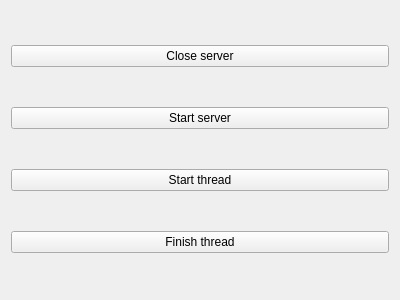
<?xml version="1.0" encoding="UTF-8"?>
<ui version="4.0">
 <class>Form</class>
 <widget class="QWidget" name="Form">
  <property name="geometry">
   <rect>
    <x>0</x>
    <y>0</y>
    <width>400</width>
    <height>300</height>
   </rect>
  </property>
  <property name="windowTitle">
   <string>Form</string>
  </property>
  <layout class="QVBoxLayout" name="verticalLayout">
   <item>
    <widget class="QPushButton" name="server_close_btn">
     <property name="text">
      <string>Close server</string>
     </property>
    </widget>
   </item>
   <item>
    <widget class="QPushButton" name="server_start_btn">
     <property name="text">
      <string>Start server</string>
     </property>
    </widget>
   </item>
   <item>
    <widget class="QPushButton" name="thread_start_btn">
     <property name="text">
      <string>Start thread</string>
     </property>
    </widget>
   </item>
   <item>
    <widget class="QPushButton" name="thread_finish_btn">
     <property name="text">
      <string>Finish thread</string>
     </property>
    </widget>
   </item>
  </layout>
 </widget>
 <resources/>
 <connections/>
</ui>
